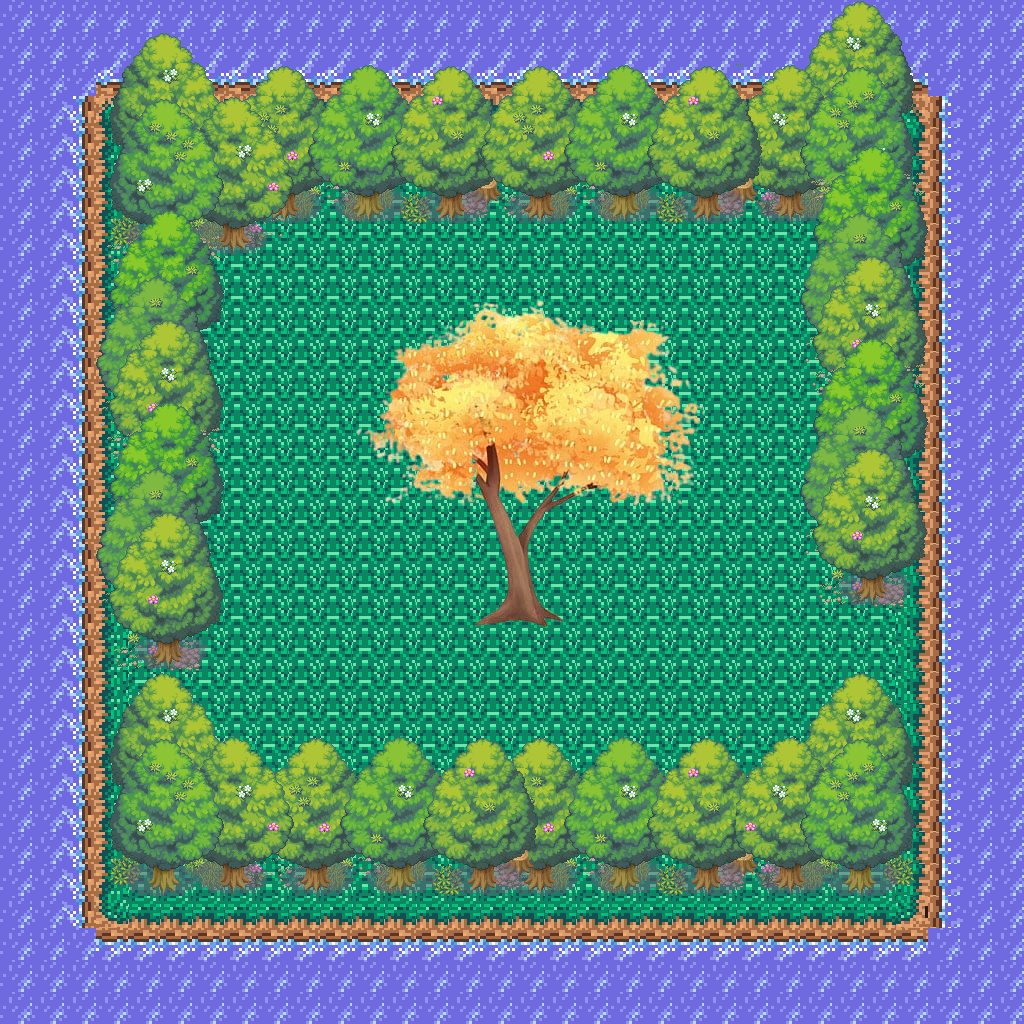

A 2D game scene composited from a Tiled map and its tileset images. What follows is a short description and the map's XML, with each tile layer's data collapsed to a summary:
An orthogonal 32x32 tile map with 32x32 px tiles, 5 tile layers (Vloer, Bomen, Bomen 2, Bomen 3, ...), 3 tilesets.

<map version="1.10" tiledversion="1.10.2" orientation="orthogonal" renderorder="right-down" width="32" height="32" tilewidth="32" tileheight="32" infinite="0" nextlayerid="8" nextobjectid="1">
 <tileset firstgid="1" source="forest.tsx" />
 <tileset firstgid="122" source="trees.tsx" />
 <tileset firstgid="605" source="trees2.tsx" />
 <layer id="1" name="Vloer" width="32" height="32">
  <data>[1024 cells, 1024 non-empty, 10 distinct tile ids]</data>
 </layer>
 <layer id="2" name="Bomen" width="32" height="32">
  <properties>
   <property name="solid" type="bool" value="true" />
  </properties>
  <data>[1024 cells, 156 non-empty, 83 distinct tile ids]</data>
 </layer>
 <layer id="4" name="Bomen 2" width="32" height="32">
  <properties>
   <property name="solid" type="bool" value="true" />
  </properties>
  <data>[1024 cells, 176 non-empty, 95 distinct tile ids]</data>
 </layer>
 <layer id="5" name="Bomen 3" width="32" height="32">
  <properties>
   <property name="solid" type="bool" value="true" />
  </properties>
  <data>[1024 cells, 72 non-empty, 36 distinct tile ids]</data>
 </layer>
 <layer id="6" name="Golden tree" width="32" height="32">
  <properties>
   <property name="solid" type="bool" value="true" />
  </properties>
  <data>[1024 cells, 157 non-empty, 119 distinct tile ids]</data>
 </layer>
</map>
